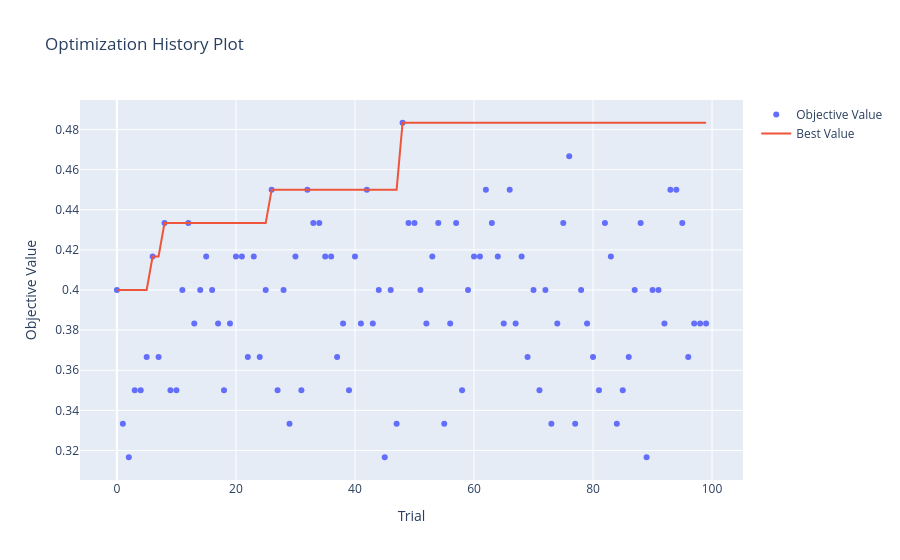
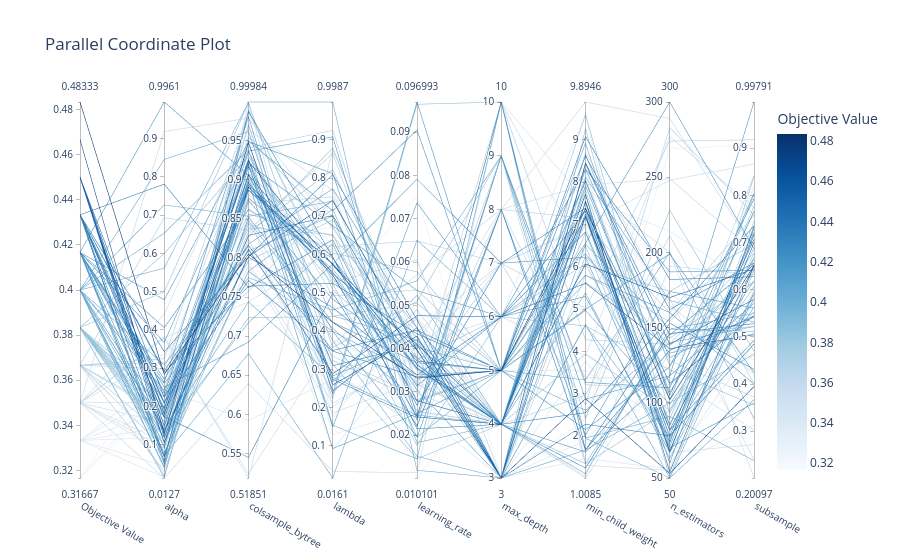

The notebook cell saved with these charts, in order:
### Code cell
plot_optimization_history(study_xgboost).show()
plot_parallel_coordinate(study_xgboost).show()
plot_param_importances(study_xgboost).show()
